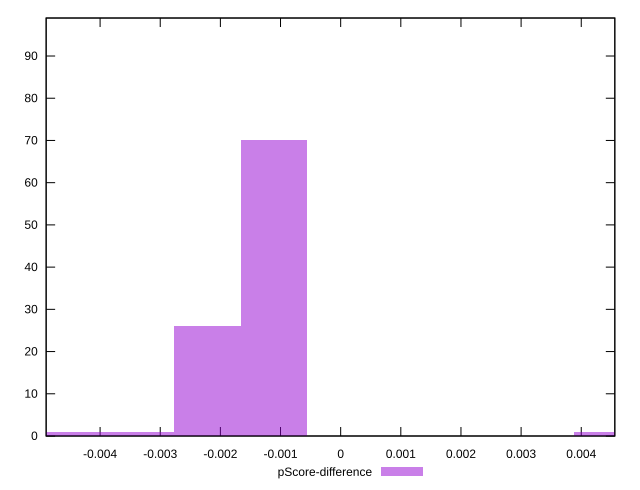

Recreate this plot in gnuplot.
reset

$pScoreDifference <<EOF
-0.0011098459852035552 70
-0.0022196919704071103 26
0.004439383940814221 1
-0.0033295379556106657 1
-0.004439383940814221 1
EOF

set key outside below
set boxwidth 0.0011098459852035552
set xrange [-0.004896978082273407:0.0045582344463104]
set yrange [0:99]
set trange [0:99]
set style fill transparent solid 0.5 noborder
set terminal svg size 640, 490 enhanced background rgb 'white'
set output "reports/report_00030_2021-02-24T20-42-31.540Z/speed-index/samples/card/pScore-difference/histogram.svg"

plot $pScoreDifference title "pScore-difference" with boxes

reset
